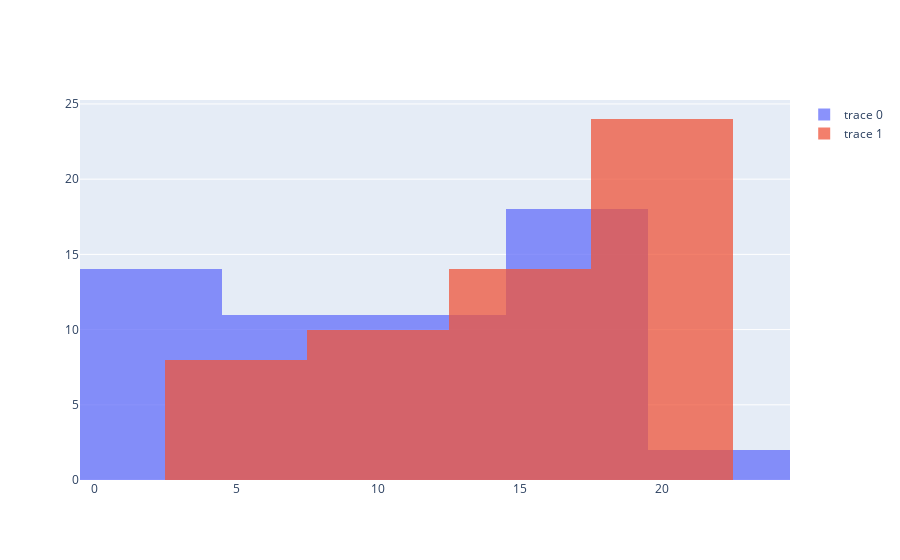

This figure's notebook cell:
### Code cell
import plotly.graph_objects as go


x0 = math_grades
x1 = grades_after_curve

fig = go.Figure()
fig.add_trace(go.Histogram(x=x0))
fig.add_trace(go.Histogram(x=x1))

# Overlay both histograms
fig.update_layout(barmode='overlay')
# Reduce opacity to see both histograms
fig.update_traces(opacity=0.75)
fig.show()

### Figure 1 — Plotly figure (JSON) as saved in the notebook; plotly's stock layout.template omitted (floating-point values rounded to 4 significant figures)
{"data": [{"opacity": 0.75, "type": "histogram", "x": [8, 9, 16, 12, 17, 18, 15, 10, 15, 3, 1, 0, 10, 2, 6, 1, 0, 15, 4, 6, 5, 0, 18, 6, 1, 19, 0, 8, 17, 8, 14, 15, 4, 12, 19, 3, 16, 20, 15, 10, 19, 8, 14, 20, 8, 11, 8, 11, 13, 19, 17, 3, 17, 14, 4, 16]}, {"opacity": 0.75, "type": "histogram", "x": [12.64, 13.64, 20, 16.64, 20, 20, 19.64, 14.64, 19.64, 7.643, 5.643, 4.643, 14.64, 6.643, 10.64, 5.643, 4.643, 19.64, 8.643, 10.64, 9.643, 4.643, 20, 10.64, 5.643, 20, 4.643, 12.64, 20, 12.64, 18.64, 19.64, 8.643, 16.64, 20, 7.643, 20, 20, 19.64, 14.64, 20, 12.64, 18.64, 20, 12.64, 15.64, 12.64, 15.64, 17.64, 20, 20, 7.643, 20, 18.64, 8.643, 20]}], "layout": {"barmode": "overlay"}}
